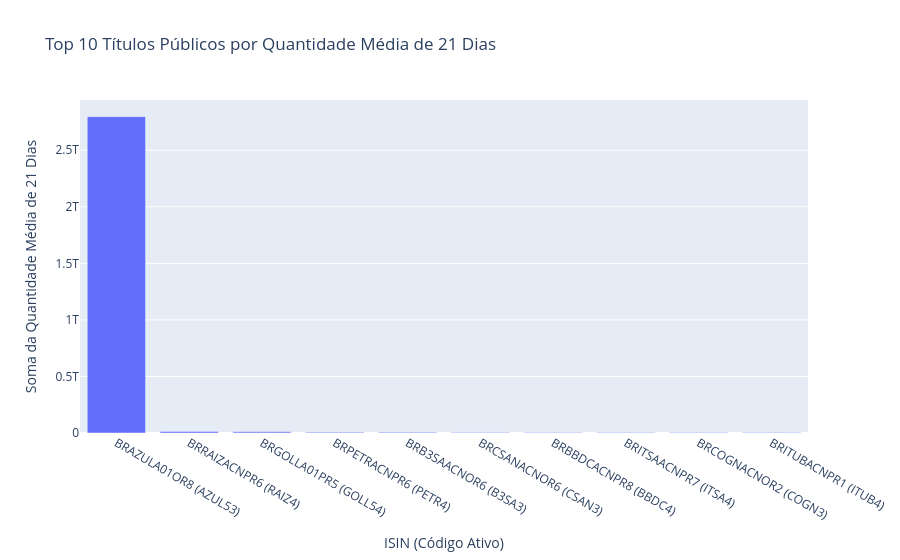

Notebook code for this chart:
### Code cell
# Gráfico de barras de top 10 ISINs por volume médio diário acumulado
top_10_media_21_dias = df_analise.groupby('isin')['quantidade_media_21_dias'].sum().nlargest(10).reset_index()
top_10_info_media = pd.merge(
    top_10_media_21_dias,
    df_analise[['isin', 'codigo_ativo']].drop_duplicates(),
    on='isin',
    how='left'
)
top_10_info_media['isin_codigo'] = top_10_info_media['isin'] + ' (' + top_10_info_media['codigo_ativo'].astype(str) + ')'

fig_bar = px.bar(
    top_10_info_media,
    x='isin_codigo',
    y='quantidade_media_21_dias',
    title='Top 10 Títulos Públicos por Quantidade Média de 21 Dias',
    labels={'isin_codigo': 'ISIN (Código Ativo)', 'quantidade_media_21_dias': 'Soma da Quantidade Média de 21 Dias'}
)
fig_bar.update_layout(xaxis={'categoryorder':'total descending'})
fig_bar.show()

### Figure 1 — Plotly figure (JSON) as saved in the notebook; plotly's stock layout.template omitted (floating-point values rounded to 4 significant figures)
{"data": [{"hovertemplate": "ISIN (Código Ativo)=%{x}<br>Soma da Quantidade Média de 21 Dias=%{y}<extra></extra>", "legendgroup": "", "marker": {"color": "#636efa", "pattern": {"shape": ""}}, "name": "", "orientation": "v", "showlegend": false, "textposition": "auto", "type": "bar", "x": ["BRAZULA01OR8 (AZUL53)", "BRRAIZACNPR6 (RAIZ4)", "BRGOLLA01PR5 (GOLL54)", "BRPETRACNPR6 (PETR4)", "BRB3SAACNOR6 (B3SA3)", "BRCSANACNOR6 (CSAN3)", "BRBBDCACNPR8 (BBDC4)", "BRITSAACNPR7 (ITSA4)", "BRCOGNACNOR2 (COGN3)", "BRITUBACNPR1 (ITUB4)"], "xaxis": "x", "y": [2797362999977, 12854740676, 10240658648, 6723899967, 5847580284, 5303855075, 4812067786, 4598058930, 4282604495, 4112373445], "yaxis": "y"}], "layout": {"barmode": "relative", "legend": {"tracegroupgap": 0}, "title": {"text": "Top 10 Títulos Públicos por Quantidade Média de 21 Dias"}, "xaxis": {"anchor": "y", "categoryorder": "total descending", "domain": [0, 1], "title": {"text": "ISIN (Código Ativo)"}}, "yaxis": {"anchor": "x", "domain": [0, 1], "title": {"text": "Soma da Quantidade Média de 21 Dias"}}}}
